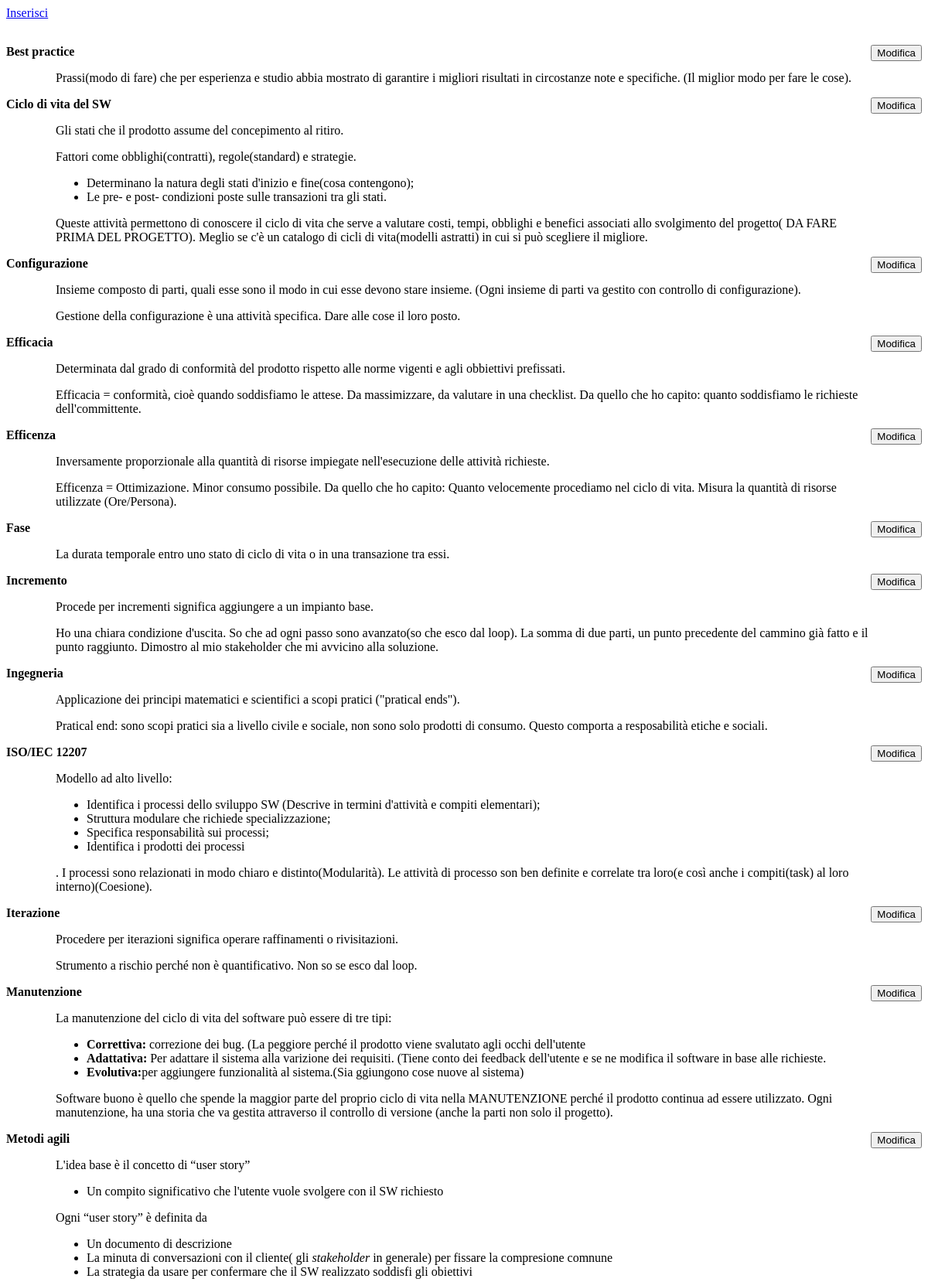
The page / (upper part) on the database its author committed.
### tables this page shows
CREATE TABLE `glossario` (
  `NOME` varchar(100) NOT NULL,
  `DEFINIZIONE` text,
  `ALTRO` text
);

### index.php (the view, shortened to what this page needs)
<?php
    echo"<html><head><link rel='stylesheet' href='stile.css' /></head><body>";
    echo"<div><a id='link' href='insertion.php'>Inserisci</a></div>";
    $connessione=connessione();
    echo"<div>";
    if(!$result=$connessione->query("SELECT * FROM glossario")){
        echo"errore della query: ".$connessione->error.".";
        exit();
    }
    else{
        if($result->num_rows > 0){
            echo "<form action='update.php' method='POST' id='lista'>";
            while($row = $result -> fetch_array(MYSQLI_ASSOC)){
                echo "<div>";
                echo "<button class='bottoneModifica' value='".$row['NOME']."' name='bottoneModifica'>Modifica</button>";
                echo "<div><strong>".$row['NOME']."</strong></div>";
                echo "<div class='definizione'>".$row['DEFINIZIONE']."</div>";
                echo "<div class='altro'>".$row['ALTRO']."</div>";
                echo "</div>";
            }
            echo "</form>";
        }
    }
    echo"</div>";
    echo"</body></html>"
?>

### stile.css (style rules this page uses)
.definizione, .altro, #lista > div > ul { margin: 1em 4em; display: block; left:30%; }
.bottoneModifica { display: block; float:right; }
#link { display: block; margin-bottom:2em; }

### rows shown on the page
glossario: NOME "Best practice", DEFINIZIONE "Prassi(modo di fare) che per esperienza e studio abbia mostrato di garantire i migliori risultati in circostanze note e specifiche. (Il miglior modo per fare le cose)."
glossario: NOME "Ciclo di vita del SW", DEFINIZIONE "Gli stati che il prodotto assume del concepimento al ritiro.", ALTRO "Fattori come obblighi(contratti), regole(standard) e strategie. Determinano la natura degli stati d'inizio e fine(cosa contengono); Le pre- e post- condizioni poste sulle transazioni tra gli stati. Queste attività permettono di conoscere il ciclo di vita che serve a valutare costi, tempi, obblighi e benefici associati allo svolgimento del progetto( DA FARE PRIMA DEL PROGETTO). Meglio se c'è un catalogo di cicli di vita(modelli astratti) in cui si può scegliere il migliore."
glossario: NOME "Configurazione", DEFINIZIONE "Insieme composto di parti, quali esse sono il modo in cui esse devono stare insieme. (Ogni insieme di parti va gestito con controllo di configurazione).", ALTRO "Gestione della configurazione è una attività specifica. Dare alle cose il loro posto."
glossario: NOME "Efficacia", DEFINIZIONE "Determinata dal grado di conformità del prodotto rispetto alle norme vigenti e agli obbiettivi prefissati.", ALTRO "Efficacia = conformità, cioè quando soddisfiamo le attese. Da massimizzare, da valutare in una checklist. Da quello che ho capito: quanto soddisfiamo le richieste dell'committente."
glossario: NOME "Efficenza", DEFINIZIONE "Inversamente proporzionale alla quantità di risorse impiegate nell'esecuzione delle attività richieste.", ALTRO "Efficenza = Ottimizazione. Minor consumo possibile. Da quello che ho capito: Quanto velocemente procediamo nel ciclo di vita. Misura la quantità di risorse utilizzate (Ore/Persona)."
glossario: NOME "Fase", DEFINIZIONE "La durata temporale entro uno stato di ciclo di vita o in una transazione tra essi."
glossario: NOME "Incremento", DEFINIZIONE "Procede per incrementi significa aggiungere a un impianto base.", ALTRO "Ho una chiara condizione d'uscita. So che ad ogni passo sono avanzato(so che esco dal loop). La somma di due parti, un punto precedente del cammino già fatto e il punto raggiunto. Dimostro al mio stakeholder che mi avvicino alla soluzione."
glossario: NOME "Ingegneria", DEFINIZIONE "Applicazione dei principi matematici e scientifici a scopi pratici (\"pratical ends\").", ALTRO "Pratical end: sono scopi pratici sia a livello civile e sociale, non sono solo prodotti di consumo. Questo comporta a resposabilità etiche e sociali."
glossario: NOME "ISO/IEC 12207", DEFINIZIONE "Modello ad alto livello: Identifica i processi dello sviluppo SW (Descrive in termini d'attività e compiti elementari); Struttura modulare che richiede specializzazione; Specifica responsabilità sui processi; Identifica i prodotti dei processi . I processi sono relazionati in modo chiaro e distinto(Modularità). Le attività di processo son ben definite e correlate tra loro(e così anche i compiti(task) al loro interno)(Coesione)."
glossario: NOME "Iterazione", DEFINIZIONE "Procedere per iterazioni significa operare raffinamenti o rivisitazioni.", ALTRO "Strumento a rischio perché non è quantificativo. Non so se esco dal loop."
glossario: NOME "Manutenzione", DEFINIZIONE "La manutenzione del ciclo di vita del software può essere di tre tipi: Correttiva: correzione dei bug. (La peggiore perché il prodotto viene svalutato agli occhi dell'utente Adattativa: Per adattare il sistema alla varizione dei requisiti. (Tiene conto dei feedback dell'utente e se ne modifica il software in base alle richieste. Evolutiva: per aggiungere funzionalità al sistema.(Sia ggiungono cose nuove al sistema)", ALTRO "Software buono è quello che spende la maggior parte del proprio ciclo di vita nella MANUTENZIONE perché il prodotto continua ad essere utilizzato. Ogni manutenzione, ha una storia che va gestita attraverso il controllo di versione (anche la parti non solo il progetto)."
glossario: NOME "Metodi agili", DEFINIZIONE "L'idea base è il concetto di “user story” Un compito significativo che l'utente vuole svolgere con il SW richiesto Ogni “user story” è definita da Un documento di descrizione La minuta di conversazioni con il cliente( gli stakeholder in generale) per fissare la compresione comnune La strategia da usare per confermare che il SW realizzato soddisfi gli obiettivi"
